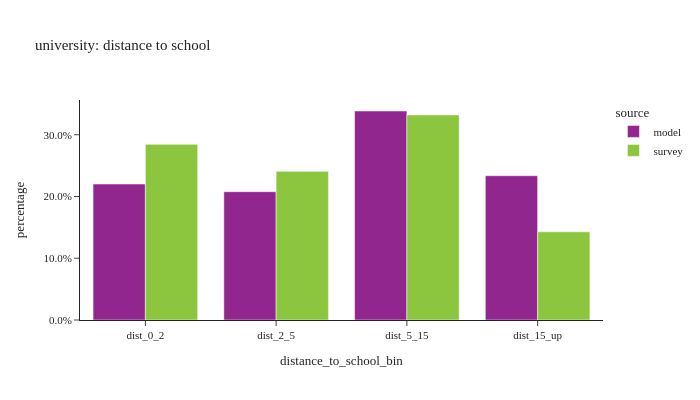

Notebook code cell kept with this figure:
### Code cell
# distance to school: university
util.plot_share_barchart(per_data.loc[per_data['pstudent']==2], 'person_weight', 'distance_to_school_bin', title="university: distance to school")

### Figure 1 — Plotly figure (JSON) as saved in the notebook; plotly's stock layout.template omitted (floating-point values rounded to 4 significant figures)
{"data": [{"alignmentgroup": "True", "customdata": [[35740.0, 35740.0], [33740.0, 33740.0], [54950.0, 54950.0], [37930.0, 37930.0]], "hovertemplate": "source=model<br>distance_to_school_bin=%{x}<br>percentage=%{y}<br>weighted_sum=%{customdata[0]}<br>sample_size=%{customdata[1]}<extra></extra>", "legendgroup": "model", "marker": {"color": "#91268F", "pattern": {"shape": ""}}, "name": "model", "offsetgroup": "model", "orientation": "v", "showlegend": true, "textposition": "auto", "type": "bar", "x": ["dist_0_2", "dist_2_5", "dist_5_15", "dist_15_up"], "xaxis": "x", "y": [0.2201, 0.2078, 0.3384, 0.2336], "yaxis": "y"}, {"alignmentgroup": "True", "customdata": [[44180.0, 85.0], [37380.0, 76.0], [51570.0, 75.0], [22180.0, 35.0]], "hovertemplate": "source=survey<br>distance_to_school_bin=%{x}<br>percentage=%{y}<br>weighted_sum=%{customdata[0]}<br>sample_size=%{customdata[1]}<extra></extra>", "legendgroup": "survey", "marker": {"color": "#8CC63E", "pattern": {"shape": ""}}, "name": "survey", "offsetgroup": "survey", "orientation": "v", "showlegend": true, "textposition": "auto", "type": "bar", "x": ["dist_0_2", "dist_2_5", "dist_5_15", "dist_15_up"], "xaxis": "x", "y": [0.2845, 0.2407, 0.332, 0.1428], "yaxis": "y"}], "layout": {"barmode": "group", "height": 400, "legend": {"title": {"text": "source"}, "tracegroupgap": 0}, "title": {"text": "university: distance to school"}, "width": 700, "xaxis": {"anchor": "y", "domain": [0.0, 1.0], "title": {"text": "distance_to_school_bin"}}, "yaxis": {"anchor": "x", "domain": [0.0, 1.0], "tickformat": ".1%", "title": {"text": "percentage"}}}}
